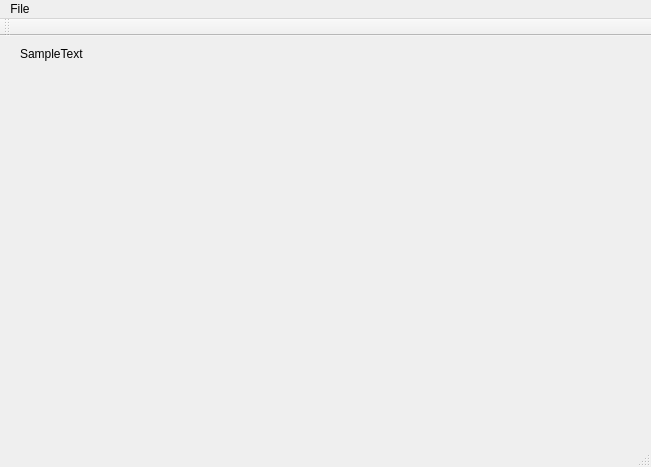
<?xml version="1.0" encoding="UTF-8"?>
<ui version="4.0">
 <class>MainWindow</class>
 <widget class="QMainWindow" name="MainWindow">
  <property name="geometry">
   <rect>
    <x>0</x>
    <y>0</y>
    <width>651</width>
    <height>467</height>
   </rect>
  </property>
  <property name="windowTitle">
   <string>MainWindow</string>
  </property>
  <widget class="QWidget" name="centralWidget">
   <widget class="QLabel" name="label">
    <property name="geometry">
     <rect>
      <x>20</x>
      <y>10</y>
      <width>73</width>
      <height>16</height>
     </rect>
    </property>
    <property name="frameShadow">
     <enum>QFrame::Raised</enum>
    </property>
    <property name="text">
     <string>SampleText</string>
    </property>
    <property name="alignment">
     <set>Qt::AlignLeading|Qt::AlignLeft|Qt::AlignVCenter</set>
    </property>
    <property name="wordWrap">
     <bool>false</bool>
    </property>
   </widget>
  </widget>
  <widget class="QMenuBar" name="menuBar">
   <property name="geometry">
    <rect>
     <x>0</x>
     <y>0</y>
     <width>651</width>
     <height>21</height>
    </rect>
   </property>
   <widget class="QMenu" name="menuMain_Window">
    <property name="title">
     <string>File</string>
    </property>
    <addaction name="separator"/>
    <addaction name="separator"/>
    <addaction name="actionOpen"/>
    <addaction name="actionClose"/>
   </widget>
   <addaction name="menuMain_Window"/>
  </widget>
  <widget class="QToolBar" name="mainToolBar">
   <attribute name="toolBarArea">
    <enum>TopToolBarArea</enum>
   </attribute>
   <attribute name="toolBarBreak">
    <bool>false</bool>
   </attribute>
  </widget>
  <widget class="QStatusBar" name="statusBar"/>
  <action name="actionOpen">
   <property name="text">
    <string>Open</string>
   </property>
  </action>
  <action name="actionClose">
   <property name="checkable">
    <bool>false</bool>
   </property>
   <property name="text">
    <string>Close</string>
   </property>
  </action>
 </widget>
 <layoutdefault spacing="6" margin="11"/>
 <resources/>
 <connections/>
</ui>
